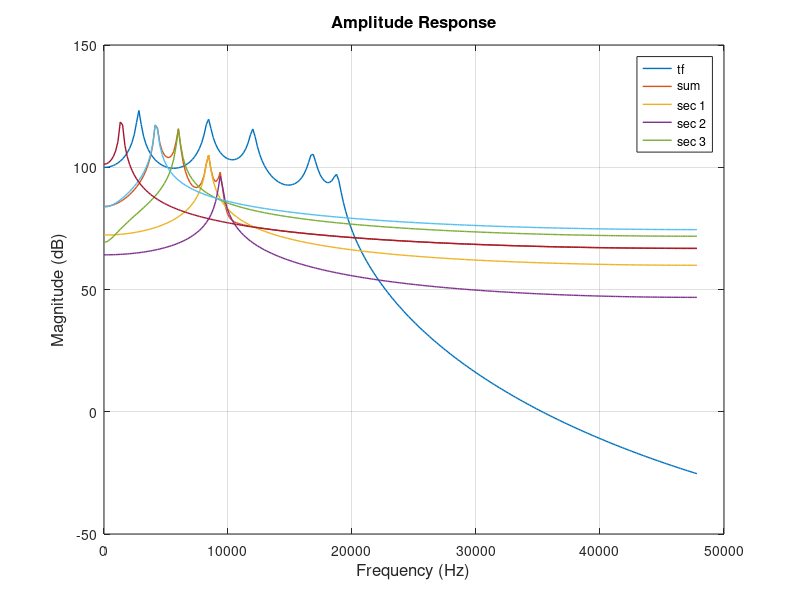

This chart was generated by the following MATLAB code: (Note: this script raises an error after producing the figure.)
pkg load signal


function myplot(xdata, ydata, sym, ttl, xlab, ylab, grd, ...
                 lgnd, linewidth, fontsize)
% MYPLOT - Generic plot - compatibility wrapper for plot()

  if nargin<10, fontsize=12; end
  if nargin<9, linewidth=1; end
  if nargin<8, lgnd=''; end
  if nargin<7, grd=1; end
  if nargin<6, ylab=''; end
  if nargin<5, xlab=''; end
  if nargin<4, ttl=''; end
  if nargin<3, sym=''; end
  if nargin<2, ydata=xdata; xdata=0:length(ydata)-1; end

  plot(xdata,ydata,sym,'linewidth',linewidth); 
  if length(ttl)>0, title(ttl,'fontsize',fontsize,...
                              'fontname','helvetica'); 
  end
  if length(ylab)>0, ylabel(ylab,'fontsize',fontsize,...
                                 'fontname','helvetica'); 
  end
  if length(xlab)>0, xlabel(xlab,'fontsize',fontsize,...
                                 'fontname','helvetica'); 
  end
  if grd, grid('on'); else grid('off'); end
  if length(lgnd)>0, legend(lgnd); end
end

function [B,A] = psos2tf(sos,g)

    if nargin<2, g=1; end

    [nsecs,tmp] = size(sos);
    if nsecs<1, B=[]; A=[]; return; end
    Bs = sos(:,1:3);
    As = sos(:,4:6);
    B = Bs(1,:);
    A = As(1,:);
    for i=2:nsecs
      B = conv(B,As(i,:)) + conv(A,Bs(i,:));
      A = conv(A,As(i,:));
    end

end

nsecs=5;
F =  [700, 2100, 3000, 4200, 4700]; BW = [60, 90, 100, 120, 120]; fs = 48000; R = exp(-pi*BW/fs); theta = 2*pi*F/fs; poles = R .* exp(j*theta); B = 1; A = real(poly([poles,conj(poles)]));

%freqz(B,A); % View frequency response:

% Convert to parallel complex one-poles (PFE):
[r,p,f] = residuez(B,A);

disp('r = ')
disp(r)
disp('p = ')
disp(p)
disp('f = ')
disp(f)

As = zeros(nsecs,3);
Bs = zeros(nsecs,3);
% complex-conjugate pairs are adjacent in r and p:
for i=1:2:2*nsecs
    k = 1+(i-1)/2;
    Bs(k,:) = [r(i)+r(i+1),  -(r(i)*p(i+1)+r(i+1)*p(i)), 0];
    As(k,:) = [1, -(p(i)+p(i+1)), p(i)*p(i+1)];
end

sos = [Bs,As]; % standard second-order-section form
iperr = norm(imag(sos))/norm(sos); % make sure sos is ~real
disp(sprintf('||imag(sos)||/||sos|| = %g',iperr)); % 1.6e-16
sos = real(sos) % and make it exactly real

% Reconstruct original numerator and denominator as a check:
[Bh,Ah] = psos2tf(sos); % parallel sos to transfer function
% psos2tf appears in the matlab-utilities appendix
disp(sprintf('||A-Ah|| = %g',norm(A-Ah))); % 5.77423e-15
% Bh has trailing epsilons, so we'll zero-pad B:
disp(sprintf('||B-Bh|| = %g',...
             norm([B,zeros(1,length(Bh)-length(B))] - Bh)));
% 1.25116e-15

% Plot overlay and sum of all three
% resonator amplitude responses:
nfft=512;
H = zeros(nsecs+2,nfft);
for i=1:nsecs
  [Hiw,w] = freqz(Bs(i,:),As(i,:));
  H(2+i,:) = Hiw(:).';
end
H(1,:) = freqz(B, A).';
H(2,:) = sum(H(3:nsecs+1,:));
ttl = 'Amplitude Response';
xlab = 'Frequency (Hz)';
ylab = 'Magnitude (dB)';
sym = '';
lgnd = {'tf', 'sum','sec 1','sec 2', 'sec 3'};
np=nfft/2; % Only plot for positive frequencies
wp = w(1:np); Hp=H(:,1:np);
figure(1); clf;
myplot(wp/pi*fs,20*log10(abs(Hp)),sym,ttl,xlab,ylab,1,lgnd);
disp('PAUSING'); pause;
saveplot('../eps/lpcexovl.eps');

% Now synthesize the vowel [a]:
nsamps = 256;
f0 = 200; % Pitch in Hz
w0T = 2*pi*f0/fs; % radians per sample

nharm = floor((fs/2)/f0); % number of harmonics
sig = zeros(1,nsamps);
n = 0:(nsamps-1);
% Synthesize bandlimited impulse train
for i=1:nharm,
    sig = sig + cos(i*w0T*n);
end;
sig = sig/max(sig);
speech = filter(1,A,sig);
soundsc([sig,speech]); % hear buzz, then 'ah'

